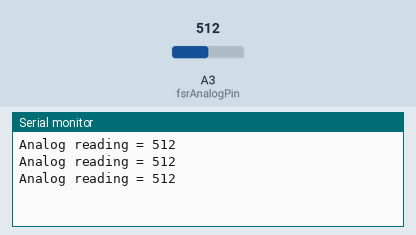
This sketch was run on a simulated Arduino Uno, built with avr-gcc and run on an emulated ATmega328P. Shown: the last lines printed to the serial monitor. The inputs (shaded band) are chosen by the test bench; at power-on: A3 (fsrAnalogPin) = 512.

Above: at 1.3 s.
1.4 s: A3 (fsrAnalogPin) set to 716
At 1.9 s:
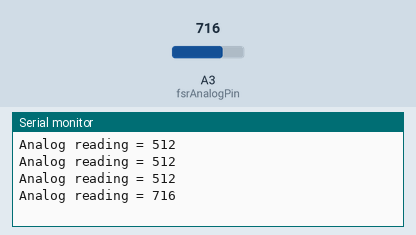
2.9 s: A3 (fsrAnalogPin) set to 900
At 3.4 s:
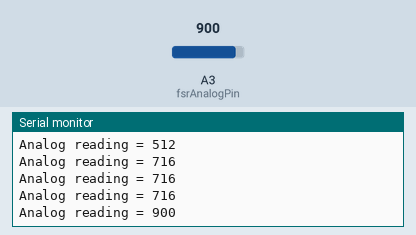
Timing chart, 0 to 5.9 s (numbered marks = the images above; inputs shaded):
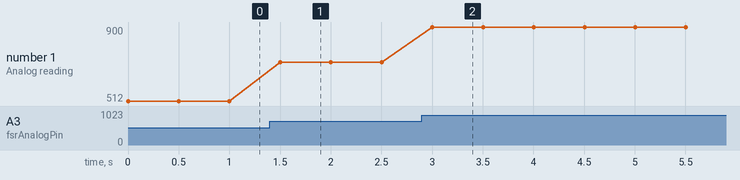

Measured:
- after the input at 1.4 s, the serial monitor: prints a new line after 0.10 s (image 1)
- after the input at 2.9 s, the serial monitor: prints a new line after 0.10 s (image 2)
- plotted number 1: 512 → 716 after the input at 1.4 s, 716 → 900 after the input at 2.9 s

The sketch:

ForceSensitiveResistor.ino
```cpp
/* FSR testing sketch.

Connect one end of FSR to 5V, the other end to Analog 0.
Then connect one end of a 10K resistor from Analog 0 to ground
Connect LED from pin 11 through a resistor to ground

For more information see www.ladyada.net/learn/sensors/fsr.html */

int fsrAnalogPin = 3; // FSR is connected to analog 3
int fsrReading;      // the analog reading from the FSR resistor divider

/*
 *  Our current wiring (04/09/16) works with the sketch,
 *  but when you apply pressure, it only goes up by 20
 */

void setup(void) {
  Serial.begin(9600);   // We'll send debugging information via the Serial monitor
}

void loop(void) {
  fsrReading = analogRead(fsrAnalogPin);
  Serial.print("Analog reading = ");
  Serial.println(fsrReading);
  delay(500);
}
```
